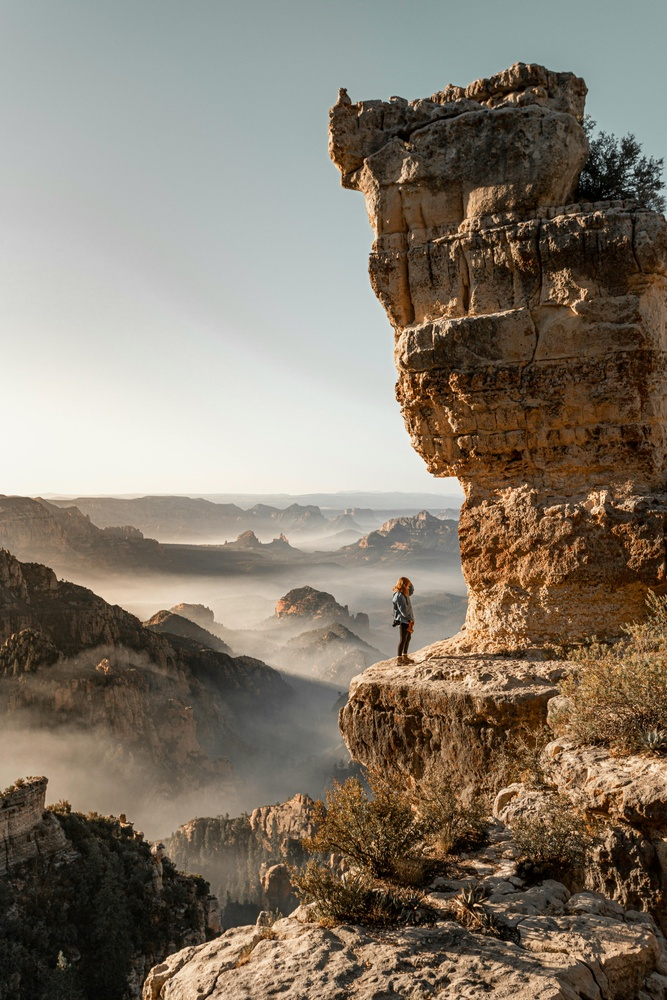
#> input picture Lab3/assets/images/anh_mau2.jpg, 667 x 1000 px, shrunk from 4087 x 6130 before the run, found by its file name
$ jupyter execute notebook_bai4.ipynb   (shell and % lines are left out)
#> lines starting #> are read from the running program, lines starting #| are printed output that depends on the picture; after the words box and inside, x2 and y2 are one past the last pixel; in counts of white or black regions, pixels touching at a corner belong together
[cell 1]
import cv2
import numpy as np
import matplotlib.pyplot as plt
import urllib.request

# 🖼️ Tải ảnh mẫu từ GitHub
url = "https://raw.githubusercontent.com/trieuhoang1212/Labs_ComputerVision/main/Lab3/assets/images/anh_mau2.jpg"
resp = urllib.request.urlopen(url)
image = np.asarray(bytearray(resp.read()), dtype="uint8")
img = cv2.imdecode(image, cv2.IMREAD_COLOR)
#> img is the input picture: shape (1000, 667, 3); mean B, G, R 106.5, 120.7, 131.2

# Chuyển sang ảnh xám
gray = cv2.cvtColor(img, cv2.COLOR_BGR2GRAY)
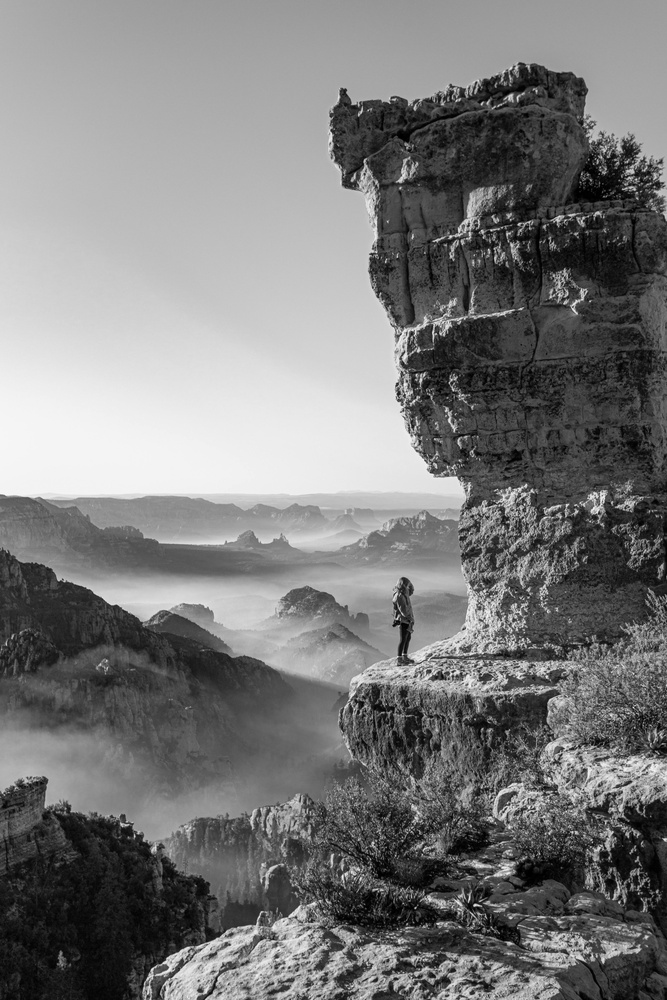
#> gray: shape (1000, 667); min 0, max 251, mean 122.2

# Phát hiện biên bằng Canny
edges = cv2.Canny(gray, 100, 200)
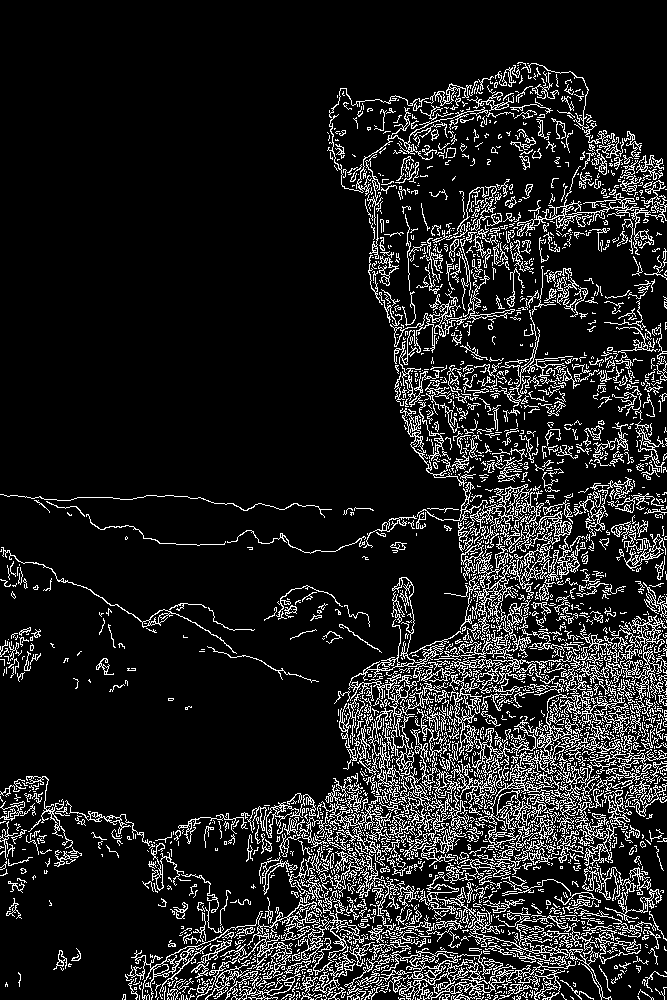
#> edges: shape (1000, 667); 12.4% white in thin lines or dots

# Tìm các contour (vùng khép kín)
contours, _ = cv2.findContours(edges, cv2.RETR_EXTERNAL, cv2.CHAIN_APPROX_SIMPLE)
#> contours = 2683 contours, 2442 with area under 20; largest, box (x1, y1, x2, y2) and area: (417, 482, 572, 634) 3825, (441, 659, 584, 856) 3066, (238, 897, 364, 1000) 1502, (369, 939, 505, 1000) 1334, (523, 679, 667, 774) 1222

# Vẽ các contour lên ảnh
img_contours = img.copy()
cv2.drawContours(img_contours, contours, -1, (0,255,0), 1)
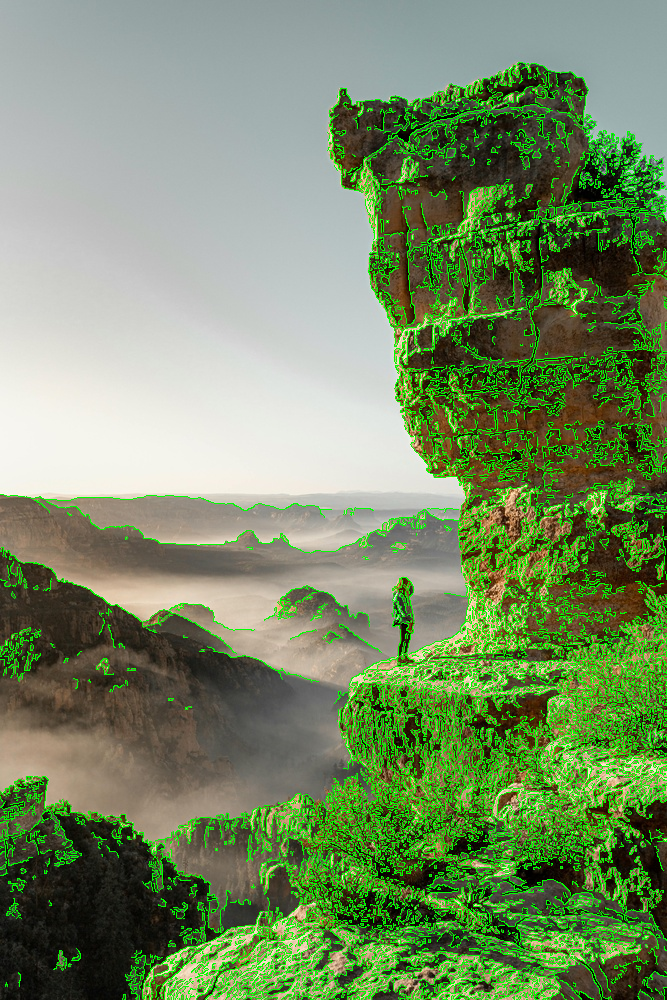
#> img_contours: shape (1000, 667, 3); 11.61% of pixels changed, all inside (x1, y1, x2, y2) = (0, 62, 667, 1000)

# Nhận dạng hình dạng cơ bản
shape_img = img.copy()
for cnt in contours:
    approx = cv2.approxPolyDP(cnt, 0.02*cv2.arcLength(cnt, True), True)

    if len(approx) == 3:
        shape = "Triangle"
    elif len(approx) == 4:
        shape = "Rectangle"
    elif len(approx) > 10:
        shape = "Circle"
    else:
        shape = "Other"

    x, y, w, h = cv2.boundingRect(cnt)
    cv2.putText(shape_img, shape, (x, y-5), cv2.FONT_HERSHEY_SIMPLEX, 0.4, (0,0,255), 1)
    cv2.rectangle(shape_img, (x,y), (x+w, y+h), (255,0,0), 1)
#> this loop made 2683 passes
#> (cnt, approx, shape, x, y, w, h) on passes 20, 27: ([[259, 995], [258, 996], [259, 995], [260, 995]], [[260, 995], [259, 995], [258, 996], [259, 995]], 'Rectangle', 258, 995, 3, 2), ([[331, 994], [331, 995], [330, 996], [332, 994]], [[332, 994], [331, 994], [331, 995], [330, 996]], 'Rectangle', 330, 994, 3, 3)
#> (approx, shape, x, y, w, h) on passes 1 to 6: ([[526, 999], [527, 999]], 'Other', 526, 999, 2, 1), ([[485, 999], [487, 999]], 'Other', 485, 999, 3, 1), ([[321, 998], [321, 999], [322, 999]], 'Triangle', 321, 998, 2, 2), ([[294, 998], [293, 999]], 'Other', 293, 998, 2, 2), ([[286, 998], [285, 999]], 'Other', 285, 998, 2, 2), ([[179, 998], [179, 999]], 'Other', 179, 998, 1, 2)
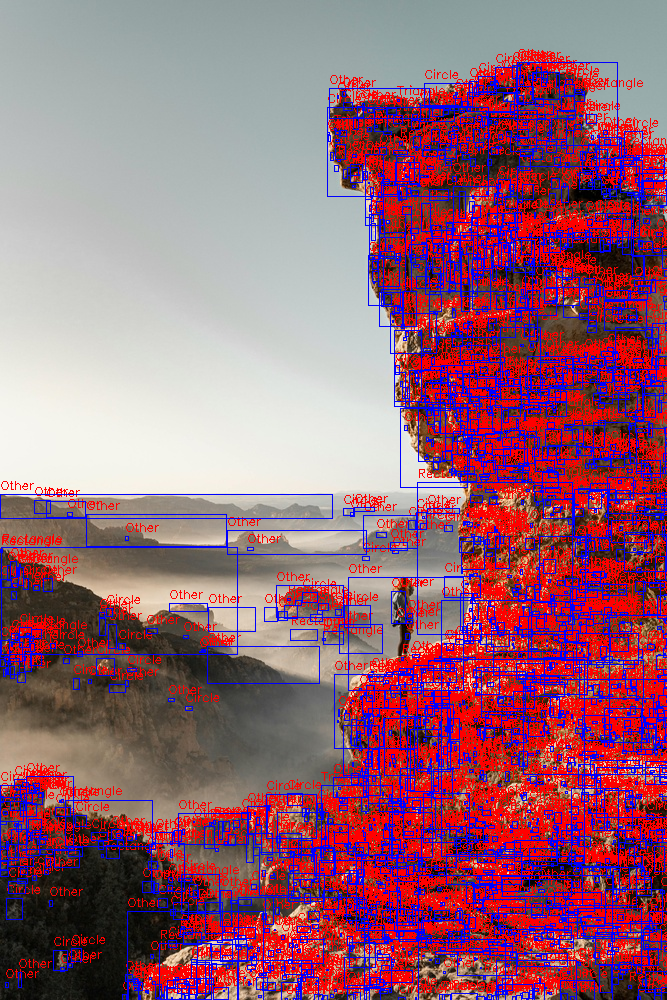
#> shape_img: shape (1000, 667, 3); mean B, G, R 116.9, 96.5, 149.1

# Hiển thị kết quả
titles = ['Ảnh gốc', 'Biên Canny', 'Contours', 'Nhận dạng hình dạng']
images = [gray, edges, img_contours, shape_img]

plt.figure(figsize=(14,7))
for i in range(4):
    plt.subplot(2,2,i+1)
    if i == 1:
        plt.imshow(images[i], cmap='gray')
    else:
        plt.imshow(cv2.cvtColor(images[i], cv2.COLOR_BGR2RGB))
    plt.title(titles[i])
    plt.axis('off')

plt.tight_layout()
plt.show()
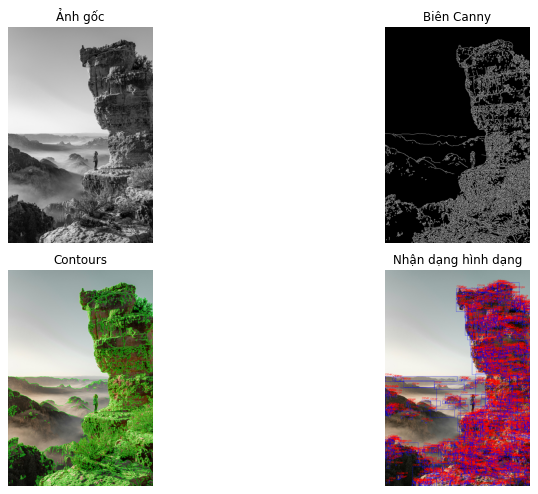
#> figure drawn by matplotlib, 4 panels
